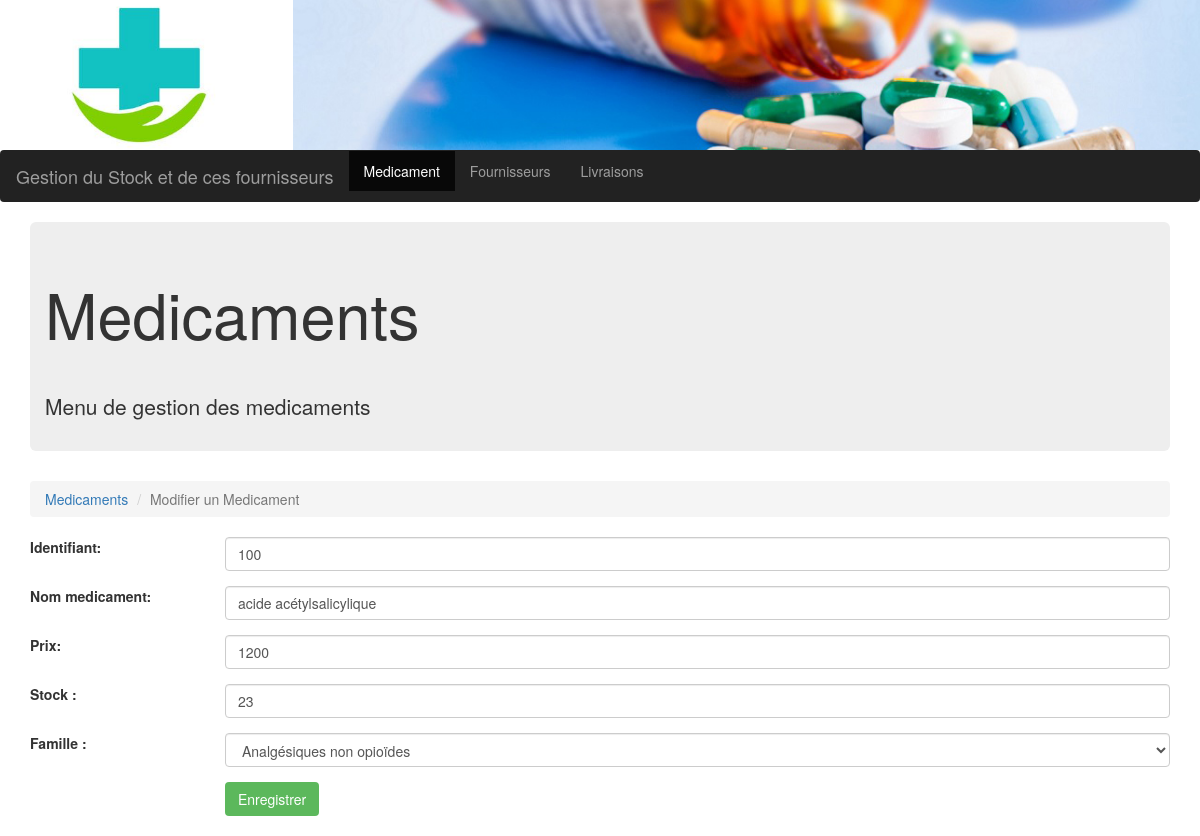
Screenshot of /gestionstock/editertermedicament.php?id=100 with the database file from the repository.
### tables this page shows
CREATE TABLE `produit` (
  `idproduit` bigint(20) NOT NULL,
  `libele` varchar(255) DEFAULT NULL,
  `prixunitaire` double DEFAULT NULL,
  `stock` bigint(20) DEFAULT NULL,
  `idCategorie` bigint(20) NOT NULL
);

### gestionstock/editertermedicament.php (the view, shortened to what this page needs)
<!DOCTYPE html>
<html lang="en">
<?php
include 'connect/database.php';
$sql = "SELECT * FROM categorie";
$result = $conn->query($sql);
if(isset($_GET['id'])){
    $sql1 = "SELECT * from produit WHERE idproduit=".$_GET['id']." LIMIT 1";
    $result1 = $conn->query($sql1);
    $row1 = $result1->fetch_assoc();
}
?>
<head>
    <link rel="stylesheet" href="css/main.css" >
</head>
<body>
<header>
    <div class="row">
        <div class="col-md-3 logo"></div>
        <div class="col-md-9 medicament"></div>
    </div>
    <nav class="navbar navbar-inverse">
        <div class="container-fluid">
            <div class="navbar-header">
                <a class="navbar-brand" href="index.php">Gestion du Stock et de ces fournisseurs</a>
            </div>
            <ul class="nav navbar-nav">
                <li class="active"><a href="ajoutermedicament.php">Medicament</a></li>
                <li><a href="fournisseurs.php">Fournisseurs</a></li>
                <li><a href="livraisons.php">Livraisons</a></li>
            </ul>
        </div>
    </nav>
</header>
<section class="container">
    <div class="jumbotron">
        <h1>Medicaments</h1>
        <p>Menu de gestion des medicaments</p>
    </div>
    <nav>
        <ol class="breadcrumb">
            <li class="breadcrumb-item"><a href="index.php">Medicaments</a></li>
            <li class="breadcrumb-item active">Modifier un Medicament</li>
        </ol>
    </nav>
    <div class="row">
        <div class="col-md-12">
            <form method="post" action="medicamentUpdateAction.php" name="medicamentForm">
                <div class="form-group row">
                    <label for="identifiant" class="col-sm-2 col-form-label" >Identifiant:</label>
                    <div class="col-sm-10">
                        <input type="text" class="form-control" id="identifiant" value= <?php echo " '".$row1['idproduit']."'"; ?> name="identifiant" disabled required>
                    </div>
                </div>
                <div class="form-group row">
                    <label for="medicament" class="col-sm-2 col-form-label" >Nom medicament:</label>
                    <div class="col-sm-10">
                        <input type="text" class="form-control" id="medicament" value= <?php echo " '".$row1['libele']."'"; ?> name="medicament" required>
                    </div>
                </div>
                <div class="form-group row">
                    <label for="prix" class="col-sm-2 col-form-label">Prix:</label>
                    <div class="col-sm-10">
                        <input type="number" class="form-control" id="prix" value= <?php echo " '".$row1['prixunitaire']."'"; ?>  name="prix" required>
                    </div>
                </div>
                <div class="form-group row">
                    <label for="stock" class="col-sm-2 col-form-label">Stock :</label>
                    <div class="col-sm-10">
                        <input type="number" class="form-control" id="stock" value= <?php echo " '".$row1['stock']."'"; ?>  name="stock" required>
                    </div>
                </div>
                <div class="form-group row">
                    <label for="sel1" class="col-sm-2 col-form-label">Famille : </label>
                    <div class="col-sm-10">
                        <select class="form-control" id="sel1" name="categorie" required>
                            <?php
                            if ($result->num_rows > 0) {
                                while ($row = $result->fetch_assoc()) {
                                    if($row['idCategorie'] == $row1['idCategorie']){
                                        $str = "<option value='".$row['idCategorie']."' selected>".$row['libeleCategorie']."</option>";
                                    }else{
                                        $str = "<option value='".$row['idCategorie']."'>".$row['libeleCategorie']."</option>";
                                    }
                                    echo $str;
                                }
                            } else {
                                echo "0 results";
                            }
                            ?>
                        </select>
                    </div>
                </div>
                <div class="row">
                    <div class="col-md-2"></div>
                    <div class="col-md-3">
                        <button type="submit" class="btn btn-success">Enregistrer</button>
                    </div>
                </div>
            </form>
        </div>
    </div>
    <div style="height: 20px;"></div>
</section>
</body>
</html>

### rows the page displays
produit: identifiant "100", medicament "acide acétylsalicylique", prix "1200", stock "23"

### other values shown
form field categorie "Analgésiques non opioïdes"
